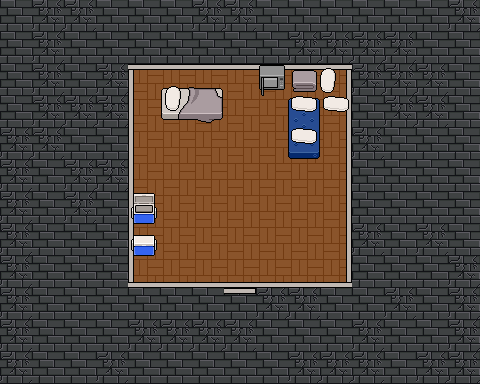

This game map was drawn from its Tiled (.tmx) file and the tilesets committed beside it. A one-line description and the full map source follow:
An orthogonal 15x12 tile map with 32x32 px tiles, 5 tile layers (Tile Layer 2, Tile Layer 3, Tile Layer 4, Tile Layer 5, ...), 6 tilesets and 10 objects.

<map version="1.10" tiledversion="1.12.0" orientation="orthogonal" renderorder="right-down" width="15" height="12" tilewidth="32" tileheight="32" infinite="0" nextlayerid="12" nextobjectid="11">
 <tileset firstgid="1" source="classic_furnitureset.tsx" />
 <tileset firstgid="122" source="makeshift_room_door_tiles.tsx" />
 <tileset firstgid="338" source="makeshift_furnitureset.tsx" />
 <tileset firstgid="481" source="BIGWINDOW.tsx" />
 <tileset firstgid="482" source="Brick_wall.tsx" />
 <tileset firstgid="483" source="Brick_Wall_Cracked.tsx" />
 <layer id="4" name="Tile Layer 2" width="15" height="12">
  <data encoding="csv">
482,483,483,482,482,482,483,483,482,482,482,482,482,482,483,
482,483,482,482,482,482,482,482,482,483,483,483,483,482,482,
482,483,482,483,110,110,110,110,110,110,110,483,483,483,482,
482,483,483,483,110,110,110,110,110,110,110,482,483,483,482,
483,483,482,482,110,110,110,110,110,110,110,483,482,482,482,
483,482,483,483,110,110,110,110,110,110,110,482,482,482,482,
483,482,483,482,110,110,110,110,110,110,110,482,482,482,482,
483,482,482,482,110,110,110,110,110,110,110,483,482,483,482,
483,482,482,482,110,110,110,110,110,110,110,482,482,482,483,
483,482,482,482,482,482,482,482,483,483,482,482,483,482,483,
483,482,482,482,483,483,483,483,482,482,482,483,482,482,483,
483,482,482,483,482,482,482,482,482,483,483,483,482,483,483
</data>
 </layer>
 <layer id="5" name="Tile Layer 3" width="15" height="12">
  <data encoding="csv">
0,0,0,0,0,0,0,0,0,0,0,0,0,0,0,
0,0,0,0,0,0,0,0,0,0,0,0,0,0,0,
0,0,0,0,197,0,0,0,0,0,194,0,0,0,0,
0,0,0,0,197,0,0,0,0,0,194,0,0,0,0,
0,0,0,0,197,0,0,0,0,0,194,0,0,0,0,
0,0,0,0,197,0,0,0,0,0,194,0,0,0,0,
0,0,0,0,197,0,0,0,0,0,194,0,0,0,0,
0,0,0,0,197,0,0,0,0,0,194,0,0,0,0,
0,0,0,0,197,0,0,0,0,0,194,0,0,0,0,
0,0,0,0,0,0,0,0,0,0,0,0,0,0,0,
0,0,0,0,0,0,0,0,0,0,0,0,0,0,0,
0,0,0,0,0,0,0,0,0,0,0,0,0,0,0
</data>
 </layer>
 <layer id="6" name="Tile Layer 4" width="15" height="12">
  <data encoding="csv">
0,0,0,0,0,0,0,0,0,0,0,0,0,0,0,
0,0,0,0,0,0,0,0,0,0,0,0,0,0,0,
0,0,0,0,214,214,214,214,214,214,214,0,0,0,0,
0,0,0,0,0,0,0,0,0,0,0,0,0,0,0,
0,0,0,0,0,0,0,0,0,0,0,0,0,0,0,
0,0,0,0,0,0,0,0,0,0,0,0,0,0,0,
0,0,0,0,0,0,0,0,0,0,0,0,0,0,0,
0,0,0,0,0,0,0,0,0,0,0,0,0,0,0,
0,0,0,0,142,142,142,142,142,142,142,0,0,0,0,
0,0,0,0,0,0,0,251,0,0,0,0,0,0,0,
0,0,0,0,0,0,0,0,0,0,0,0,0,0,0,
0,0,0,0,0,0,0,0,0,0,0,0,0,0,0
</data>
 </layer>
 <layer id="7" name="Tile Layer 5" width="15" height="12">
  <data encoding="csv">
0,0,0,0,0,0,0,0,0,0,0,0,0,0,0,
0,0,0,0,0,0,0,0,0,0,0,0,0,0,0,
0,0,0,0,0,443,444,0,396,418,432,0,0,0,0,
0,0,0,0,0,456,457,0,0,442,431,0,0,0,0,
0,0,0,0,0,0,0,0,0,455,0,0,0,0,0,
0,0,0,0,0,0,0,0,0,0,0,0,0,0,0,
0,0,0,0,0,0,0,0,0,0,0,0,0,0,0,
0,0,0,0,0,0,0,0,0,0,0,0,0,0,0,
0,0,0,0,0,0,0,0,0,0,0,0,0,0,0,
0,0,0,0,0,0,0,0,0,0,0,0,0,0,0,
0,0,0,0,0,0,0,0,0,0,0,0,0,0,0,
0,0,0,0,0,0,0,0,0,0,0,0,0,0,0
</data>
 </layer>
 <layer id="8" name="Tile Layer 6" width="15" height="12">
  <data encoding="csv">
0,0,0,0,0,0,0,0,0,0,0,0,0,0,0,
0,0,0,0,0,0,0,0,0,0,0,0,0,0,0,
0,0,0,0,0,0,0,0,0,0,0,0,0,0,0,
0,0,0,0,0,0,0,0,0,431,0,0,0,0,0,
0,0,0,0,0,0,0,0,0,431,0,0,0,0,0,
0,0,0,0,0,0,0,0,0,0,0,0,0,0,0,
0,0,0,0,392,0,0,0,0,0,0,0,0,0,0,
0,0,0,0,393,0,0,0,0,0,0,0,0,0,0,
0,0,0,0,0,0,0,0,0,0,0,0,0,0,0,
0,0,0,0,0,0,0,0,0,0,0,0,0,0,0,
0,0,0,0,0,0,0,0,0,0,0,0,0,0,0,
0,0,0,0,0,0,0,0,0,0,0,0,0,0,0
</data>
 </layer>
 <objectgroup id="9" name="Interactables" />
 <objectgroup id="10" name="Portals">
  <properties>
   <property name="lockMessage" value="" />
   <property name="locked" type="bool" value="false" />
   <property name="maxScene" type="int" value="0" />
   <property name="minScene" type="int" value="0" />
   <property name="spawnX" type="float" value="0" />
   <property name="spawnY" type="float" value="0" />
   <property name="targetMap" value="" />
  </properties>
  <object id="10" x="223.578" y="284.453" width="30.9909" height="9.40797">
   <properties>
    <property name="lockMessage" value="" />
    <property name="locked" type="bool" value="false" />
    <property name="maxScene" type="int" value="0" />
    <property name="minScene" type="int" value="0" />
    <property name="spawnX" type="float" value="148" />
    <property name="spawnY" type="float" value="255" />
    <property name="targetMap" value="outside_player_house.tmx" />
   </properties>
  </object>
 </objectgroup>
 <objectgroup id="11" name="Collisions">
  <object id="1" x="121.75" y="66.4092" width="9.96138" height="222.471" />
  <object id="2" x="122.857" y="58.6614" width="236.306" height="10.5148" />
  <object id="3" x="348.648" y="61.4285" width="9.40797" height="228.005" />
  <object id="4" x="130.605" y="282.792" width="92.4194" height="22.1364" />
  <object id="5" x="219.704" y="295.521" width="49.2535" height="11.0682" />
  <object id="6" x="255.675" y="282.792" width="91.866" height="16.0489" />
  <object id="7" x="257.889" y="68.0694" width="25.4569" height="11.6216" />
  <object id="8" x="133.372" y="194.247" width="21.0296" height="13.8352" />
  <object id="9" x="133.925" y="235.753" width="18.8159" height="7.19433" />
 </objectgroup>
</map>
